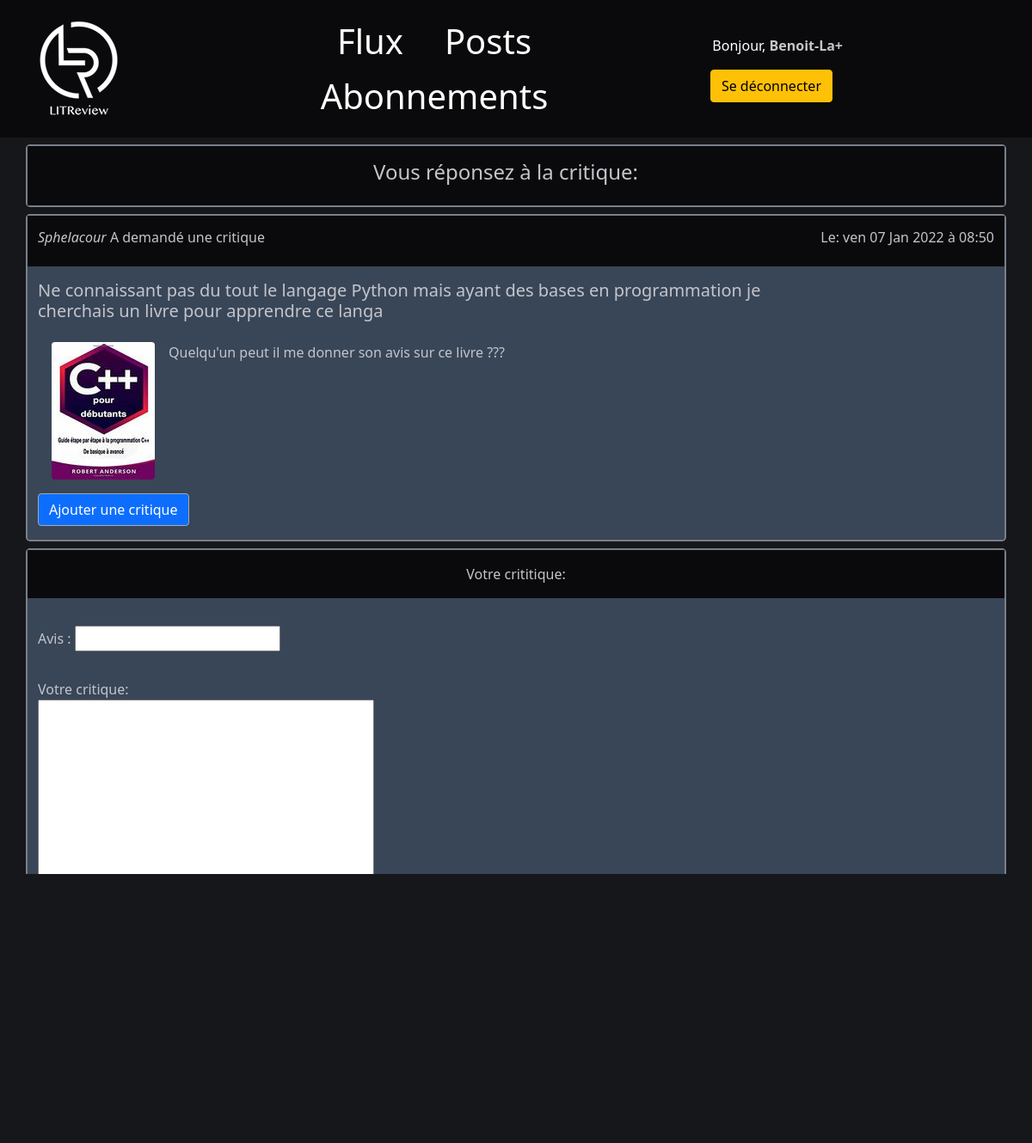
/blog/review/create/3/ (signed in), run on the app's committed database.
### accounts/models.py (models this page shows, shortened)
class CustomUser(AbstractBaseUser):
    class GenderChoices(models.TextChoices):
        HOMME = 'HOMME', _('HOMME')
        FEMME = 'FEMME', _('FEMME')
    class Meta:
        verbose_name = "Utilisateur"
        verbose_name_plural = "Utilisateurs"
    first_name = models.CharField(max_length=150, blank=False, validators=[ASCIIUsernameValidator], verbose_name="Nom")
    last_name = models.CharField(max_length=150, blank=False, validators=[ASCIIUsernameValidator],
                                 verbose_name="Prenom")
    nick_name = models.CharField(max_length=150, blank=True, unique=True, validators=[UnicodeUsernameValidator],
                                 verbose_name="Nom d'utilisateur (Public)")
    date_of_birth = models.DateTimeField(blank=True, null=True, verbose_name="Date de naissance")
    gender = models.PositiveSmallIntegerField(choices=GenderChoices.choices, blank=True, null=True)
    address = models.CharField(max_length=500, blank=True, verbose_name="Adresse")
    zip_code = models.CharField(max_length=15, blank=True, verbose_name="Code postal")
    city = models.CharField(max_length=150, blank=True, verbose_name="Ville")
    email = models.EmailField(max_length=254, unique=True, verbose_name="Adresse email")
    profile_picture = models.ImageField(upload_to=rename_picture, default="no_profile_picture.png")
    social_1 = models.CharField(max_length=150, blank=True, validators=[ASCIIUsernameValidator],
                                verbose_name="Réseau Social #1")
    social_2 = models.CharField(max_length=150, blank=True, validators=[ASCIIUsernameValidator],
                                verbose_name="Réseau Social #2")
    social_3 = models.CharField(max_length=150, blank=True, validators=[ASCIIUsernameValidator],
                                verbose_name="Réseau Social #3")
    date_joined = models.DateTimeField(default=timezone.now, verbose_name="Date d\'inscription")
    is_active = models.BooleanField(default=True)
    is_staff = models.BooleanField(default=False, verbose_name='Membre du staff') #pour interface administration
    is_admin = models.BooleanField(default=False) #droit d'administration
    USERNAME_FIELD = "email"
    REQUIRED_FIELDS = ['nick_name']
    objects = CustomUserManager()
    def __str__(self):
        return f"{self.nick_name}"
    @property
    def is_staff(self):
        return self.is_admin

### flux/models.py (models this page shows, shortened)
class Ticket(models.Model):
    title = models.CharField(max_length=128)
    slug = models.SlugField(max_length=255, unique=True, blank=True)
    description = models.TextField(max_length=2048, blank=True)
    user = models.ForeignKey(settings.AUTH_USER_MODEL, on_delete=models.CASCADE)
    image = models.ImageField(null=True, blank=True, upload_to=rename_picture)
    time_created = models.DateTimeField(auto_now_add=True)
    class Meta:
        ordering = ['-time_created']
        verbose_name = "Ticket"

### flux/views.py (the view, shortened to what this page needs)
# urls.py: re_path(r'^review/create/(?P<pk>\d+)/$', CreateReview.as_view(), name="create-review"),
class CreateReview(LoginRequiredMixin, CreateView):
    template_name = "create_review.html"
    model = Review
    form_class = CreateTicketForm
    success_url = reverse_lazy('blog:flux')
    def get(self, request, *args, **kwargs):
        self.object = None
        form_class = self.get_form_class()
        form = self.get_form(form_class)
        if kwargs and kwargs['pk'] != '0':
            ticket_form = CreateTicketForm(instance=Ticket.objects.get(pk=kwargs['pk']))
            ticket = Ticket.objects.get(pk=kwargs['pk'])
            review_form = CreateReviewForm()
            return self.render_to_response(self.get_context_data(ticket=ticket, review=review_form))
        else:
            ticket_form = CreateTicketForm()
            review_form = CreateReviewForm()
            return self.render_to_response(self.get_context_data(ticket=ticket_form, review=review_form))

### flux/forms.py
class CreateReviewForm(ModelForm):
    class Meta:
        CHOICES = [(str(x), str(x)) for x in range(0, 6)]
        model = Review
        labels = {
            'headline': 'Avis',
            'body': 'Votre critique:',
            'rating': 'Score'
        }
        fields = ['headline', 'body', 'rating']
        widgets = {'rating': RadioSelect(choices=CHOICES, attrs={'class': 'form-check-inline'})}

class CreateTicketForm(ModelForm):
    class Meta:
        model = Ticket
        labels = {
            'title': 'Titre:',
            'description': 'Description de votre demande de critique:',
            'image': 'Sélectionner une image de l\'article ou de la couverture du livre.'
        }
        fields = {'title', 'description', 'image'}
        widgets = {
            "description": Textarea(attrs={'cols': 100, 'rows': 25}),
        }

### flux/templates/create_review.html (shortened to what this page needs)
{% extends 'base_flux.html' %}
{% load static %}
{% block content %}
    {% if ticket.title|length > 1 %}
        <section id="post-content" class="container border border-2 rounded-3 my-2">
            <div id="post-header" class="row align-items-center py-3">
                <div id="post" class="row text-center"><h4>Vous réponsez à la critique:</h4></div>
            </div>
        </section>
        {% include 'ticket_snippet.html' with pk=ticket.id %}
    {% endif %}
    <section id="post-content" class="container border border-2 rounded-3 my-2">
        <div id="post-header" class="row align-items-center py-3">
            <div class="col-12 text-center">Votre crititique:</div>
        </div>
        <div id="post" class="row text-start my-3">
                <div class="col-6 text-start my-3">
                    {{ review.headline.label_tag }} {{ review.headline }}
                </div>
                <div class="col-12 my-3">
                    {{ review.body.label_tag }}
                    <br>
                    {{ review.body }}
                </div>
                <div class="col-12 my-3">
                    {{ review.rating.label_tag }}
                    <br>
                    {{ review.rating }}
                </div>
                <div class="row my-3">
                  <div class="col-12 text-center">
                        <input id="btn-ticket-submit" class="btn btn-primary my-3 text-center" type="submit" value="Demander la critique">
                  </div>
                </div>
        </div>
    </section>
{% endblock %}

### templates/navbar.html
{% load static %}
<nav id="navbar" class="nav">
    <div class="container">
        <div class="row align-items-center">
            <div class="col-2">
                <a href="{% url 'blog:flux' %}" class="" id="logo">
                    <img class="logo" src="{% static '/logo/logo_pp.png' %}"/>
                </a>
            </div>
            <div class="col-6">
                <ul class="nav justify-content-center  display-6">
                    <li class="nav-item mx-3">
                        <a href="{% url 'blog:flux' %}" class="nav-link active px-2 text-white">Flux</a>
                    </li>
                    <li class="nav-item mx-3">
                        <a href="{% url 'blog:my-post' %}" class="nav-link px-2 text-white">Posts</a>
                    </li>
                    <li class="nav-item mx-3">
                        <a href="{% url 'followers:get-users' %}" class="nav-link px-2 text-white">Abonnements</a>
                    </li>
                </ul>
            </div>
            <div class="col-4 text-end">
                {% if user.is_authenticated %}
                    <div id="user-link" class="col-6">
                        Bonjour,
                        <a href="{% url 'accounts:profile' pk=user.id %}"><strong>{{ request.user }}</strong></a>
                    </div>
                    <div class="row text-end">
                        <div class="col-6 mt-3">
                            <a href="{% url 'accounts:logout' %}" type="button" class="btn btn-warning">Se déconnecter</a>
                {% else %}
                            <a href="{% url 'accounts:login' %}" type="button" class="btn btn-outline-light me-2">Se connecter</a>
                            <a href="{% url 'accounts:signup' %}" type="button" class="btn btn-warning">S'inscrire</a>
                {% endif %}
                        </div>
                    </div>
            </div>
        </div>
    </div>
</nav>

### flux/templates/ticket_snippet.html (shortened to what this page needs)
{% load static %}
{% block content %}
    <section id="post-content" class="container border border-2 rounded-3 my-2">
        <div id="post-header" class="row align-items-center py-3">
            <div class="col-4 text-start">
                {% if ticket.user_id == user.id %}
                    <h6><i>Vous</i> Avez demandé une critique</h6>
                {% else %}
                    <h6><i>{{ ticket.user.nick_name }}</i> A demandé une critique</h6>
                {% endif %}
            </div>
            <div class="col-8 text-end">
                <h6>Le: {{ ticket.time_created|date:"D d M Y" }} à {{ ticket.time_created|date:"H:i" }}</h6>
            </div>
        </div>
        <div class="row">
            <div class="col-10 text-start my-3">
                <h5>{{ ticket.title }}</h5>
            </div>
        </div>
        <div class="row">
            <div class="col-10">
                <img src="{% get_media_prefix %}{{ ticket.image }}" class="rounded float-start mx-3 mb-3" alt="">
                <p>{{ ticket.description }}</p>
            </div>
        </div>
        <div >
            {% if not has_review %}
                <a id="btn-ticket" class="btn btn-primary mb-3" href="{% url 'blog:create-review'  pk=ticket.id %}">Ajouter une critique</a>
            {% endif %}
        </div>
    </section>
{% endblock %}

### flux/static/css/style.css (style rules this page uses)
html { max-width: 100%; }
body { background-color: #15171a; }
.border { border-color: #797f8a !important; }
#post-content { background-color: #384657; color: #c4c4cc; }
#post-header { background-color: #0a0a0c; }
#btn-ticket { border-color: #a9a9a9 !important; }
#post { color: #c4c4cc; }
#id_rating { display: flex; align-items: flex-start; }
#id_rating label { display: inline-block; padding-left: 10px; margin-right: 30px; }
#user-link a { text-decoration: none; color: #c4c4cc; }

### data on the page
CustomUser: user "Benoit-La+"
Ticket: user.nick_name "Sphelacour", time_created "ven 07 Jan 2022", time_created "08:50", title "Ne connaissant pas du tout le langage Python mais ayant des bases en programmation je cherchais un livre pour apprendre ce langa", image (picture), description "Quelqu'un peut il me donner son avis sur ce livre ???"

### other printed values
{{ review.headline.label_tag }} "Avis :"
{{ review.body.label_tag }} "Votre critique:"
